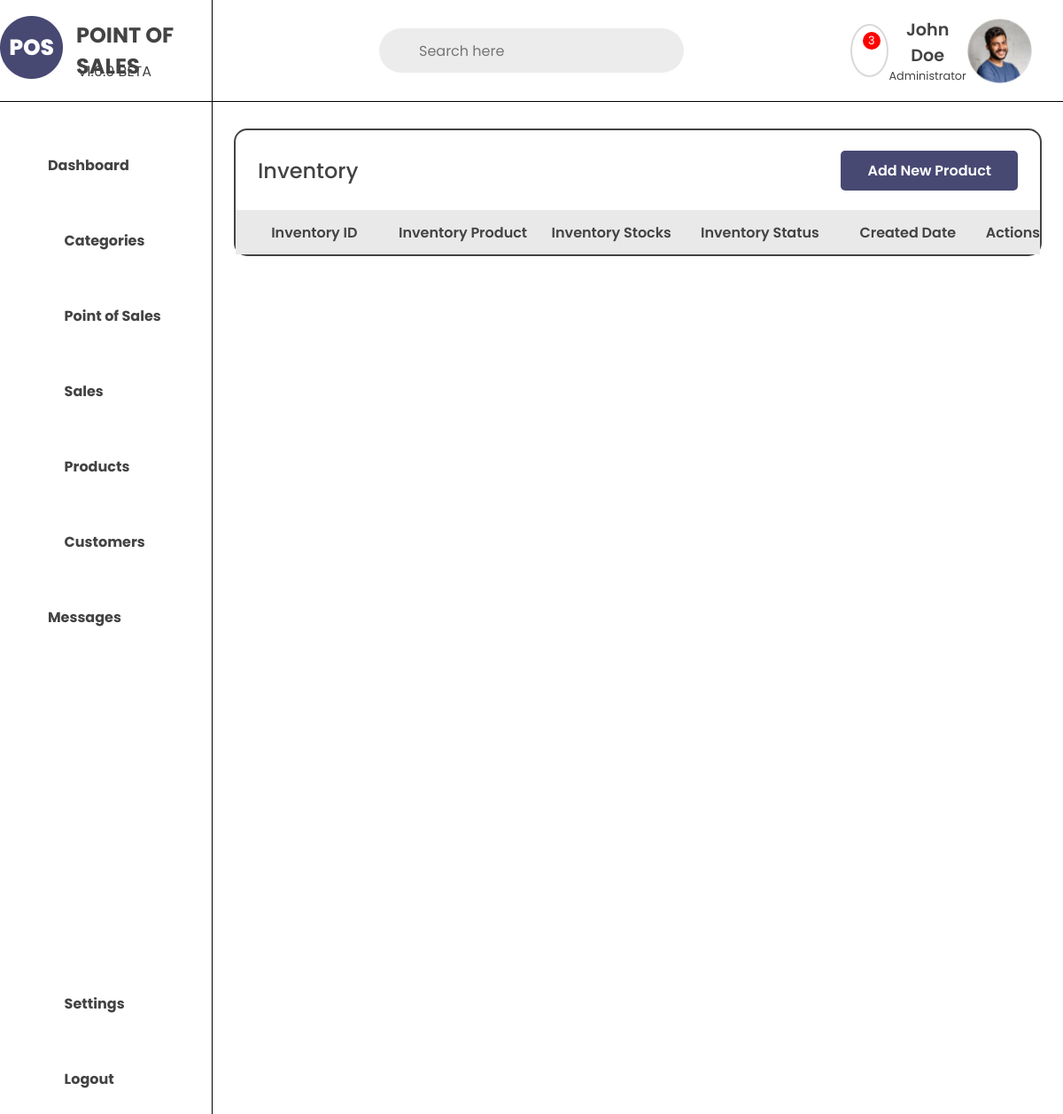
Page /mamgic-foodhub/inventory/ on the earlier database version.
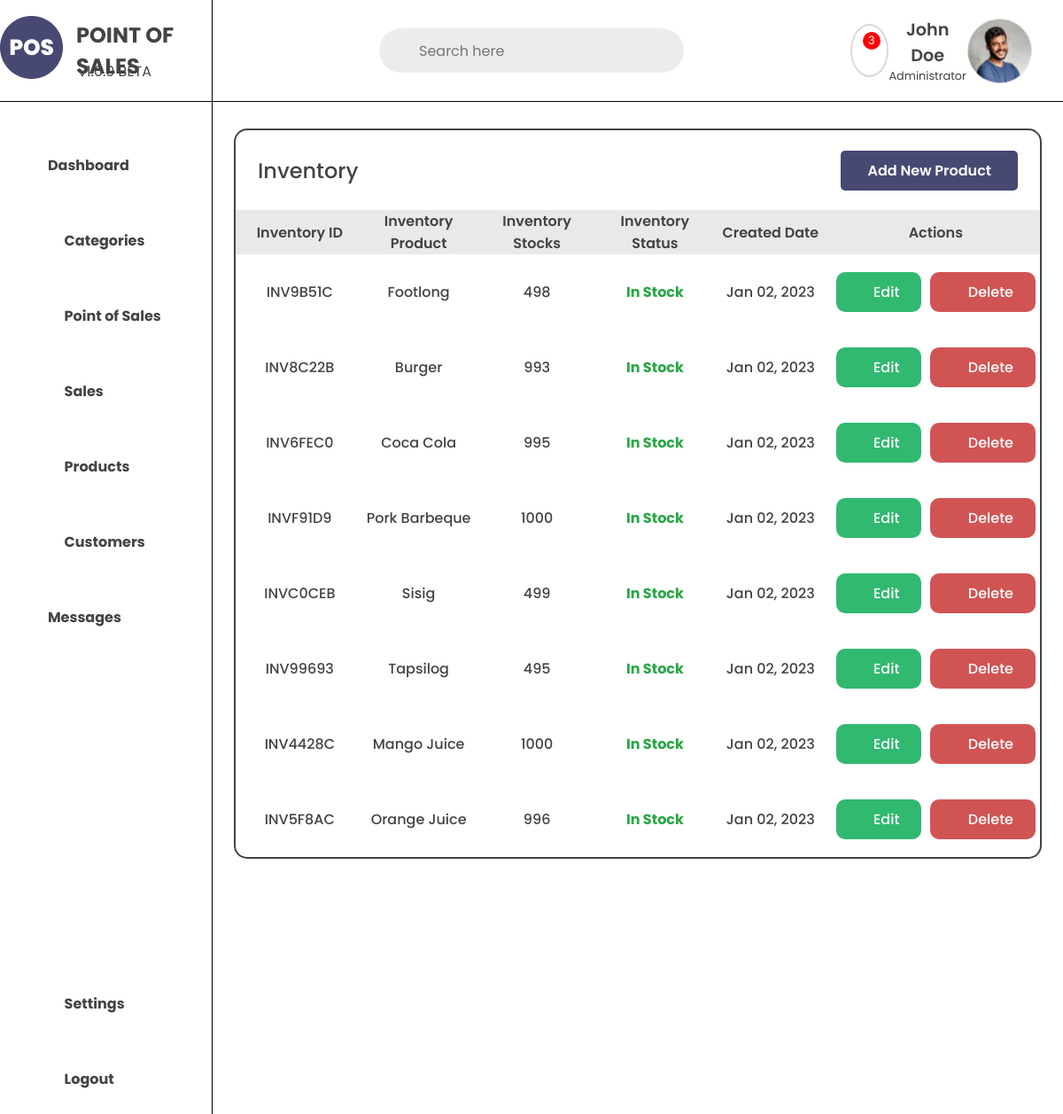
Same page on the later database version.
### store/models.py (models this page shows, shortened)
class Inventory(models.Model):
    inventory_id = models.CharField(max_length=100)
    inventory_product = models.ForeignKey(Product, on_delete=models.CASCADE)
    inventory_stocks = models.IntegerField()
    inventory_status = models.CharField(max_length=100, null=True, blank=True, choices=STOCKS, default='In Stock')
    inventory_created = models.DateTimeField(blank=True,null=True)
    class Meta:
        verbose_name_plural = 'Inventories'

class Product(models.Model):
    product_name = models.CharField(max_length=100)
    product_slug = models.SlugField(max_length=100, unique=True, null=True, blank=True)
    product_description = models.TextField(max_length=1000, blank=True)
    product_price = models.DecimalField(max_digits=10, decimal_places=2, null=True, blank=True)
    product_image = models.ImageField(upload_to='product_images', blank=True)
    product_category = models.ForeignKey(Category, on_delete=models.CASCADE, null=True)
    product_store = models.ForeignKey(Store, on_delete=models.CASCADE)
    product_created = models.DateTimeField(blank=True,null=True)

### store/views.py (the view)
# urls.py: path('<slug:store_slug>/inventory/', views.pos_inventory, name='pos_inventory'),
def pos_inventory(request, store_slug):
    store = get_object_or_404(Store, store_slug=store_slug)
    inventory = Inventory.objects.filter(inventory_product__product_store=store)
    context = {
        'store': store,
        'inventories': inventory
    }
    return render(request, 'includes/pos/pos_includes/pos_inventory.html', context)

### store/templates/includes/pos/pos_includes/pos_inventory.html (shortened to what this page needs)
{% extends "includes/pos/base_templates/pos_base.html" %}
{% load static %}
{% block css %}
<link rel="stylesheet" href="{% static 'css/includes/product.css' %}">
{% endblock %}
{% block content %}
{% include "navbar.html" %}
<div class="pos-products-container">
    <div class="pos-products-header">
        <h1>Inventory</h1>
        <div class="add-products-btn">
            <a href="{% url 'add_product' store_slug=store.store_slug %}">Add New Product</a>
        </div>
    </div>
    <div class="pos-products-table">
        <table>
            <tr class="products-tbl-header">
                <th>Inventory ID</th>
                <th>Inventory Product</th>
                <th>Inventory Stocks</th>
                <th>Inventory Status</th>
                <th>Created Date</th>
                <th>Actions</th>
            </tr>
            {% for inv in inventories %}
            <tr class="products-tbl-content">
                <td>{{inv.inventory_id}}</td>
                <td>{{inv.inventory_product.product_name}}</td>
                <td>{{inv.inventory_stocks}}</td>
                {% if inv.inventory_status == 'In Stock' %}
                <td style="color:#28A745; font-weight: bold;">{{inv.inventory_status}}</td>
                {% elif inv.inventory_status == 'Out of Stock' %}
                <td style="color:#DC3545;">{{inv.inventory_status}}</td>
                {% endif %}
                <td>{{inv.inventory_created | date:"M d, Y"}}</td>
                <td class="products-tbl-btns">
                    <a href="{% url 'pos_edit_inventory' store_slug=store.store_slug pk=inv.id %}"
                        class="products-tbl-edit"><i class="fa-solid fa-edit"></i>Edit</a>
                    <a href="#" class="products-tbl-delete"><i class="fa-solid fa-trash"></i>Delete</a>
                </td>
            </tr>
            {% endfor %}
        </table>
    </div>
</div>
{% endblock %}

Differences in the rows shown:
added Inventory: inventory_id "INV9B51C", inventory_product.product_name "Footlong", inventory_stocks "498", inventory_status "In Stock", inventory_created "Jan 02, 2023"
added Inventory: inventory_id "INV8C22B", inventory_product.product_name "Burger", inventory_stocks "993", inventory_status "In Stock", inventory_created "Jan 02, 2023"
added Inventory: inventory_id "INV6FEC0", inventory_product.product_name "Coca Cola", inventory_stocks "995", inventory_status "In Stock", inventory_created "Jan 02, 2023"
added Inventory: inventory_id "INVF91D9", inventory_product.product_name "Pork Barbeque", inventory_stocks "1000", inventory_status "In Stock", inventory_created "Jan 02, 2023"
added Inventory: inventory_id "INVC0CEB", inventory_product.product_name "Sisig", inventory_stocks "499", inventory_status "In Stock", inventory_created "Jan 02, 2023"
added Inventory: inventory_id "INV99693", inventory_product.product_name "Tapsilog", inventory_stocks "495", inventory_status "In Stock", inventory_created "Jan 02, 2023"
added Inventory: inventory_id "INV4428C", inventory_product.product_name "Mango Juice", inventory_stocks "1000", inventory_status "In Stock", inventory_created "Jan 02, 2023"
added Inventory: inventory_id "INV5F8AC", inventory_product.product_name "Orange Juice", inventory_stocks "996", inventory_status "In Stock", inventory_created "Jan 02, 2023"
